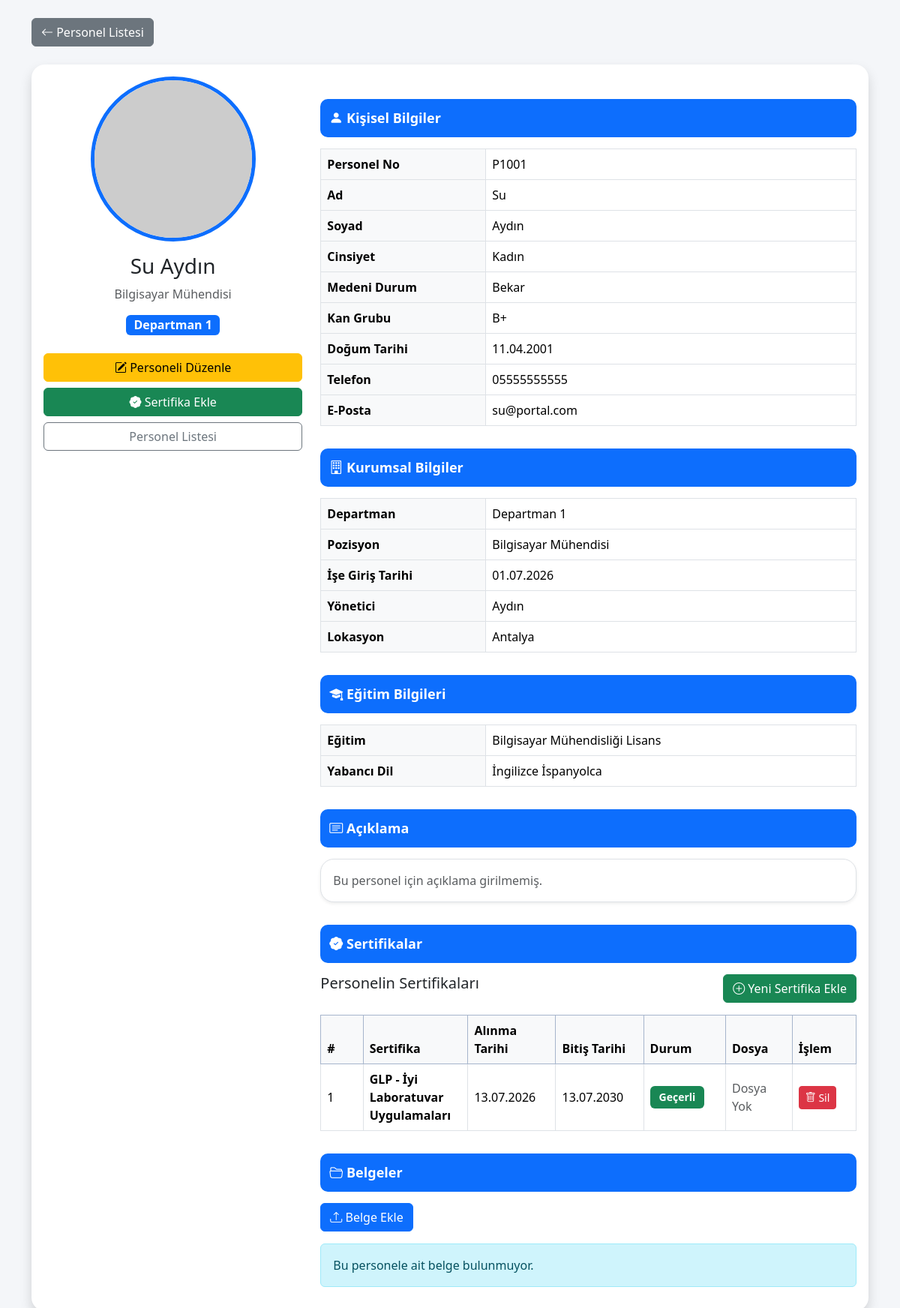
Screenshot of /pages/employee-detail.php?id=1 (signed in) with the database file from the repository.
### tables this page shows
CREATE TABLE `employees` (
  `id` int(11) NOT NULL,
  `personel_no` varchar(20) DEFAULT NULL,
  `ad` varchar(50) DEFAULT NULL,
  `soyad` varchar(50) DEFAULT NULL,
  `cinsiyet` varchar(10) DEFAULT NULL,
  `medeni_durum` varchar(20) DEFAULT NULL,
  `kan_grubu` varchar(5) DEFAULT NULL,
  `dogum_tarihi` date DEFAULT NULL,
  `ise_giris_tarihi` date DEFAULT NULL,
  `telefon` varchar(20) DEFAULT NULL,
  `eposta` varchar(100) DEFAULT NULL,
  `departman_id` int(11) DEFAULT NULL,
  `pozisyon` varchar(100) DEFAULT NULL,
  `yonetici` varchar(100) DEFAULT NULL,
  `lokasyon` varchar(100) DEFAULT NULL,
  `egitim` varchar(100) DEFAULT NULL,
  `yabanci_dil` varchar(150) DEFAULT NULL,
  `aciklama` text DEFAULT NULL,
  `fotograf` varchar(255) DEFAULT NULL,
  `olusturma_tarihi` timestamp NOT NULL DEFAULT current_timestamp()
);

CREATE TABLE `departments` (
  `id` int(11) NOT NULL,
  `department_name` varchar(100) NOT NULL,
  `created_at` timestamp NOT NULL DEFAULT current_timestamp()
);

CREATE TABLE `employee_certificates` (
  `id` int(11) NOT NULL,
  `personel_id` int(11) DEFAULT NULL,
  `sertifika_id` int(11) DEFAULT NULL,
  `alinma_tarihi` date DEFAULT NULL,
  `bitis_tarihi` date DEFAULT NULL,
  `dosya` varchar(255) DEFAULT NULL
);

CREATE TABLE `certificates` (
  `id` int(11) NOT NULL,
  `sertifika_adi` varchar(100) DEFAULT NULL,
  `aciklama` text DEFAULT NULL,
  `olusturma_tarihi` timestamp NOT NULL DEFAULT current_timestamp()
);

### pages/employee-detail.php (the view, shortened to what this page needs)
<?php
require_once "../config/database.php";
$id = (int)$_GET["id"];
$sql = $pdo->prepare("
SELECT
employees.*,
departments.department_name
FROM employees
LEFT JOIN departments
ON employees.departman_id = departments.id
WHERE employees.id = ?
");
$sql->execute([$id]);
$employee = $sql->fetch(PDO::FETCH_ASSOC);
$sql = $pdo->prepare("
SELECT
employee_certificates.*,
certificates.sertifika_adi
FROM employee_certificates
LEFT JOIN certificates
ON employee_certificates.sertifika_id = certificates.id
WHERE employee_certificates.personel_id = ?
ORDER BY employee_certificates.alinma_tarihi DESC
");
$sql->execute([$employee["id"]]);
$sertifikaListesi = $sql->fetchAll(PDO::FETCH_ASSOC);
?>
<!DOCTYPE html>
<html lang="tr">
<head>
<link href="https://cdn.jsdelivr.net/npm/bootstrap@5.3.7/dist/css/bootstrap.min.css" rel="stylesheet">
<link rel="stylesheet"
href="https://cdn.jsdelivr.net/npm/bootstrap-icons@1.11.3/font/bootstrap-icons.min.css">
</head>
<body>
<div class="container py-4">
<a href="employees.php"
class="btn btn-secondary mb-4">
<i class="bi bi-arrow-left"></i>
Personel Listesi
</a>
<div class="card shadow">
<div class="card-body">
<div class="row">
<div class="col-lg-4 text-center">
<?php if(empty($employee["fotograf"])): ?>
<img
src="https://via.placeholder.com/220"
class="profile">
<?php else: ?>
<img
src="../uploads/<?= htmlspecialchars($employee["fotograf"]) ?>"
class="profile">
<?php endif; ?>
<h3 class="mt-3">
<?= htmlspecialchars($employee["ad"]) ?>
<?= htmlspecialchars($employee["soyad"]) ?>
</h3>
<p class="text-muted">
<?= htmlspecialchars($employee["pozisyon"]) ?>
</p>
<span class="badge bg-primary fs-6">
<?= htmlspecialchars($employee["department_name"]) ?>
</span>
<div class="d-grid gap-2 mt-4">
<a
href="employee-edit.php?id=<?= $employee["id"] ?>"
class="btn btn-warning">
<i class="bi bi-pencil-square"></i>
Personeli Düzenle
</a>
<a
href="employee-certificate-add.php?personel_id=<?= $employee["id"] ?>"
class="btn btn-success">
<i class="bi bi-patch-check-fill"></i>
Sertifika Ekle
</a>
<a
href="employees.php"
class="btn btn-outline-secondary">
Personel Listesi
</a>
</div>
</div>
<div class="col-lg-8">
<div class="section-title">
<i class="bi bi-person-fill"></i>
Kişisel Bilgiler
</div>
<table class="table table-bordered">
<tr>
<th>Personel No</th>
<td><?= htmlspecialchars($employee["personel_no"]) ?></td>
</tr>
<tr>
<th>Ad</th>
<td><?= htmlspecialchars($employee["ad"]) ?></td>
</tr>
<tr>
<th>Soyad</th>
<td><?= htmlspecialchars($employee["soyad"]) ?></td>
</tr>
<tr>
<th>Cinsiyet</th>
<td><?= htmlspecialchars($employee["cinsiyet"]) ?></td>
</tr>
<tr>
<th>Medeni Durum</th>
<td><?= htmlspecialchars($employee["medeni_durum"]) ?></td>
</tr>
<tr>
<th>Kan Grubu</th>
<td><?= htmlspecialchars($employee["kan_grubu"]) ?></td>
</tr>
<tr>
<th>Doğum Tarihi</th>
<td><?= date("d.m.Y", strtotime($employee["dogum_tarihi"])) ?></td>
</tr>
<tr>
<th>Telefon</th>
<td><?= htmlspecialchars($employee["telefon"]) ?></td>
</tr>
<tr>
<th>E-Posta</th>
<td><?= htmlspecialchars($employee["eposta"]) ?></td>
</tr>
</table>
<div class="section-title">
<i class="bi bi-building"></i>
Kurumsal Bilgiler
</div>
<table class="table table-bordered">
<tr>
<th>Departman</th>
<td><?= htmlspecialchars($employee["department_name"]) ?></td>
</tr>
<tr>
<th>Pozisyon</th>
<td><?= htmlspecialchars($employee["pozisyon"]) ?></td>
</tr>
<tr>
<th>İşe Giriş Tarihi</th>
<td><?= date("d.m.Y", strtotime($employee["ise_giris_tarihi"])) ?></td>
</tr>
<tr>
<th>Yönetici</th>
<td><?= htmlspecialchars($employee["yonetici"]) ?></td>
</tr>
<tr>
<th>Lokasyon</th>
<td><?= htmlspecialchars($employee["lokasyon"]) ?></td>
</tr>
</table>
<div class="section-title">
<i class="bi bi-mortarboard-fill"></i>
Eğitim Bilgileri
</div>
<table class="table table-bordered">
<tr>
<th>Eğitim</th>
<td><?= htmlspecialchars($employee["egitim"]) ?></td>
</tr>
<tr>
<th>Yabancı Dil</th>
<td><?= htmlspecialchars($employee["yabanci_dil"]) ?></td>
</tr>
</table>
<div class="section-title">
<i class="bi bi-card-text"></i>
Açıklama
</div>
<div class="card border shadow-sm">
<div class="card-body">
<?php if(empty($employee["aciklama"])): ?>
<span class="text-muted">
Bu personel için açıklama girilmemiş.
</span>
<?php else: ?>
<?= nl2br(htmlspecialchars($employee["aciklama"])) ?>
<?php endif; ?>
</div>
</div>
<div class="section-title">
<i class="bi bi-patch-check-fill"></i>
Sertifikalar
</div>
<div class="d-flex justify-content-between mb-3">
<h5>Personelin Sertifikaları</h5>
<a
href="certificate-add.php?personel_id=<?= $employee["id"] ?>"
class="btn btn-success">
<i class="bi bi-plus-circle"></i>
Yeni Sertifika Ekle
</a>
</div>
<?php if(count($sertifikaListesi)==0){ ?>
<div class="alert alert-warning">
Bu personele ait henüz sertifika bulunmuyor.
</div>
<?php }else{ ?>
<table class="table table-bordered table-hover align-middle">
<thead class="table-primary">
<tr>
<th>#</th>
<th>Sertifika</th>
<th>Alınma Tarihi</th>
<th>Bitiş Tarihi</th>
<th>Durum</th>
<th>Dosya</th>
<th>İşlem</th>
</tr>
</thead>
<tbody>
<?php foreach($sertifikaListesi as $s){ ?>
<?php
$durum = "";
$renk = "";
if(empty($s["bitis_tarihi"])){
    $durum = "Süresiz";
    $renk = "secondary";
}else{
    $bugun = strtotime(date("Y-m-d"));
    $bitis = strtotime($s["bitis_tarihi"]);
    $gun = floor(($bitis-$bugun)/86400);
    if($gun < 0){
        $durum = "Süresi Doldu";
        $renk = "danger";
    }elseif($gun <= 30){
        $durum = $gun." Gün Kaldı";
        $renk = "warning";
    }else{
        $durum = "Geçerli";
        $renk = "success";
    }
}
?>
<tr>
<td><?= $s["id"] ?></td>
<td>
<strong>
<?= htmlspecialchars($s["sertifika_adi"]) ?>
</strong>
</td>
<td>
<?= !empty($s["alinma_tarihi"]) ? date("d.m.Y",strtotime($s["alinma_tarihi"])) : "-" ?>
</td>
<td>
<?= !empty($s["bitis_tarihi"]) ? date("d.m.Y",strtotime($s["bitis_tarihi"])) : "-" ?>
</td>
<td>
<span class="badge bg-<?= $renk ?> badge-status">
<?= $durum ?>
</span>
</td>
<td>
<?php if(!empty($s["dosya"])){ ?>
<a
href="../uploads/certificates/<?= htmlspecialchars($s["dosya"]) ?>"
target="_blank"
class="btn btn-info btn-sm">
<i class="bi bi-file-earmark-pdf"></i>
Aç
</a>
<?php }else{ ?>
<span class="text-muted">
Dosya Yok
</span>
<?php } ?>
</td>
<td>
<a
href="certificate-delete.php?id=<?= $s["id"] ?>&personel_id=<?= $employee["id"] ?>"
class="btn btn-danger btn-sm"
onclick="return confirm('Sertifika silinsin mi?');">
<i class="bi bi-trash"></i>
Sil
</a>
</td>
</tr>
<?php } ?>
</tbody>
</table>
<?php } ?>
<div class="section-title">
<i class="bi bi-folder2-open"></i>
Belgeler
</div>
<?php
$belgeler = $pdo->prepare("
SELECT *
FROM documents
WHERE personel_id=?
ORDER BY id DESC
");
$belgeler->execute([$employee["id"]]);
$belgeListesi = $belgeler->fetchAll(PDO::FETCH_ASSOC);
?>
<div class="mb-3">
<a
href="document-add.php?personel_id=<?= $employee["id"] ?>"
class="btn btn-primary">
<i class="bi bi-upload"></i>
Belge Ekle
</a>
</div>
<?php if(count($belgeListesi)==0){ ?>
<div class="alert alert-info">
Bu personele ait belge bulunmuyor.
</div>
<?php } ?>
</div>
</div>
</div>
</div>
</body>
</html>

### pages/employee-detail.php (style rules this page uses)
body { background:#f4f6f9; }
.card { border:none; border-radius:18px; }
.profile { width:220px; height:220px; object-fit:cover; border-radius:50%; border:5px solid #0d6efd; }
.section-title { background:#0d6efd; color:white; padding:12px; border-radius:10px; font-size:18px; font-weight:bold; margin-top:30px; margin-bottom:15px; }
.table th { width:220px; background:#f8f9fa; }
.badge-status { font-size:14px; padding:8px 12px; }

### rows the page displays
employees: ad "Su", soyad "Aydın", pozisyon "Bilgisayar Mühendisi", departments.department_name "Departman 1", personel_no "P1001", cinsiyet "Kadın", medeni_durum "Bekar", kan_grubu "B+", dogum_tarihi "11.04.2001", telefon "05555555555", eposta "su@portal.com", ise_giris_tarihi "01.07.2026", yonetici "Aydın", lokasyon "Antalya", egitim "Bilgisayar Mühendisliği Lisans", yabanci_dil "İngilizce İspanyolca"
employee_certificates: id "1", certificates.sertifika_adi "GLP - İyi Laboratuvar Uygulamaları", alinma_tarihi "13.07.2026", bitis_tarihi "13.07.2030", bitis_tarihi "Geçerli", dosya "Dosya Yok"
